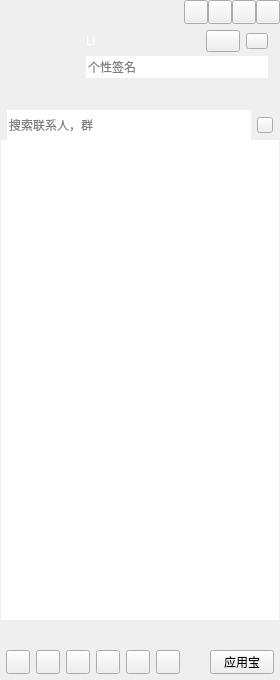
<?xml version="1.0" encoding="UTF-8"?>
<ui version="4.0">
 <class>CCMainWindowClass</class>
 <widget class="QWidget" name="CCMainWindowClass">
  <property name="geometry">
   <rect>
    <x>0</x>
    <y>0</y>
    <width>280</width>
    <height>680</height>
   </rect>
  </property>
  <property name="minimumSize">
   <size>
    <width>280</width>
    <height>680</height>
   </size>
  </property>
  <property name="maximumSize">
   <size>
    <width>16777215</width>
    <height>16777215</height>
   </size>
  </property>
  <property name="windowTitle">
   <string>CCMainWindow</string>
  </property>
  <layout class="QVBoxLayout" name="verticalLayout_6">
   <property name="spacing">
    <number>0</number>
   </property>
   <property name="leftMargin">
    <number>0</number>
   </property>
   <property name="topMargin">
    <number>0</number>
   </property>
   <property name="rightMargin">
    <number>0</number>
   </property>
   <property name="bottomMargin">
    <number>0</number>
   </property>
   <item>
    <layout class="QHBoxLayout" name="horizontalLayout_4"/>
   </item>
   <item>
    <widget class="QWidget" name="titleWidget" native="true">
     <property name="sizePolicy">
      <sizepolicy hsizetype="Expanding" vsizetype="Preferred">
       <horstretch>0</horstretch>
       <verstretch>0</verstretch>
      </sizepolicy>
     </property>
     <property name="titleSkin" stdset="0">
      <bool>true</bool>
     </property>
     <layout class="QVBoxLayout" name="verticalLayout_2">
      <property name="spacing">
       <number>0</number>
      </property>
      <property name="leftMargin">
       <number>0</number>
      </property>
      <property name="topMargin">
       <number>0</number>
      </property>
      <property name="rightMargin">
       <number>0</number>
      </property>
      <property name="bottomMargin">
       <number>0</number>
      </property>
      <item>
       <layout class="QHBoxLayout" name="horizontalLayout">
        <property name="spacing">
         <number>0</number>
        </property>
        <property name="leftMargin">
         <number>12</number>
        </property>
        <item>
         <widget class="QLabel" name="titleIcon">
          <property name="sizePolicy">
           <sizepolicy hsizetype="Fixed" vsizetype="Fixed">
            <horstretch>0</horstretch>
            <verstretch>0</verstretch>
           </sizepolicy>
          </property>
          <property name="minimumSize">
           <size>
            <width>42</width>
            <height>18</height>
           </size>
          </property>
          <property name="maximumSize">
           <size>
            <width>42</width>
            <height>19</height>
           </size>
          </property>
          <property name="text">
           <string/>
          </property>
         </widget>
        </item>
        <item>
         <spacer name="horizontalSpacer">
          <property name="orientation">
           <enum>Qt::Horizontal</enum>
          </property>
          <property name="sizeHint" stdset="0">
           <size>
            <width>40</width>
            <height>20</height>
           </size>
          </property>
         </spacer>
        </item>
        <item>
         <widget class="QPushButton" name="placehode1">
          <property name="sizePolicy">
           <sizepolicy hsizetype="Fixed" vsizetype="Fixed">
            <horstretch>0</horstretch>
            <verstretch>0</verstretch>
           </sizepolicy>
          </property>
          <property name="minimumSize">
           <size>
            <width>24</width>
            <height>24</height>
           </size>
          </property>
          <property name="maximumSize">
           <size>
            <width>24</width>
            <height>24</height>
           </size>
          </property>
          <property name="text">
           <string/>
          </property>
         </widget>
        </item>
        <item>
         <widget class="QPushButton" name="placehode2">
          <property name="enabled">
           <bool>true</bool>
          </property>
          <property name="sizePolicy">
           <sizepolicy hsizetype="Fixed" vsizetype="Fixed">
            <horstretch>0</horstretch>
            <verstretch>0</verstretch>
           </sizepolicy>
          </property>
          <property name="minimumSize">
           <size>
            <width>24</width>
            <height>24</height>
           </size>
          </property>
          <property name="maximumSize">
           <size>
            <width>24</width>
            <height>24</height>
           </size>
          </property>
          <property name="text">
           <string/>
          </property>
         </widget>
        </item>
        <item>
         <widget class="QPushButton" name="sysmin">
          <property name="sizePolicy">
           <sizepolicy hsizetype="Fixed" vsizetype="Fixed">
            <horstretch>0</horstretch>
            <verstretch>0</verstretch>
           </sizepolicy>
          </property>
          <property name="minimumSize">
           <size>
            <width>24</width>
            <height>24</height>
           </size>
          </property>
          <property name="maximumSize">
           <size>
            <width>24</width>
            <height>24</height>
           </size>
          </property>
          <property name="text">
           <string/>
          </property>
         </widget>
        </item>
        <item>
         <widget class="QPushButton" name="sysclose">
          <property name="sizePolicy">
           <sizepolicy hsizetype="Fixed" vsizetype="Fixed">
            <horstretch>0</horstretch>
            <verstretch>0</verstretch>
           </sizepolicy>
          </property>
          <property name="minimumSize">
           <size>
            <width>24</width>
            <height>24</height>
           </size>
          </property>
          <property name="maximumSize">
           <size>
            <width>24</width>
            <height>24</height>
           </size>
          </property>
          <property name="text">
           <string/>
          </property>
         </widget>
        </item>
       </layout>
      </item>
      <item>
       <layout class="QHBoxLayout" name="horizontalLayout_3">
        <property name="leftMargin">
         <number>12</number>
        </property>
        <property name="topMargin">
         <number>6</number>
        </property>
        <property name="rightMargin">
         <number>12</number>
        </property>
        <property name="bottomMargin">
         <number>6</number>
        </property>
        <item>
         <widget class="QLabel" name="headLabel">
          <property name="sizePolicy">
           <sizepolicy hsizetype="Fixed" vsizetype="Fixed">
            <horstretch>0</horstretch>
            <verstretch>0</verstretch>
           </sizepolicy>
          </property>
          <property name="minimumSize">
           <size>
            <width>68</width>
            <height>68</height>
           </size>
          </property>
          <property name="maximumSize">
           <size>
            <width>68</width>
            <height>68</height>
           </size>
          </property>
          <property name="text">
           <string/>
          </property>
         </widget>
        </item>
        <item>
         <layout class="QVBoxLayout" name="verticalLayout">
          <property name="spacing">
           <number>4</number>
          </property>
          <item>
           <layout class="QHBoxLayout" name="horizontalLayout_2">
            <item>
             <widget class="QLabel" name="nameLabel">
              <property name="sizePolicy">
               <sizepolicy hsizetype="Expanding" vsizetype="Fixed">
                <horstretch>0</horstretch>
                <verstretch>0</verstretch>
               </sizepolicy>
              </property>
              <property name="minimumSize">
               <size>
                <width>0</width>
                <height>22</height>
               </size>
              </property>
              <property name="maximumSize">
               <size>
                <width>16777215</width>
                <height>22</height>
               </size>
              </property>
              <property name="styleSheet">
               <string notr="true">color:rgb(255,255,255);
font:75 112pt &quot;微软雅黑&quot;；</string>
              </property>
              <property name="text">
               <string>Li</string>
              </property>
             </widget>
            </item>
            <item>
             <widget class="QPushButton" name="stausBtn">
              <property name="sizePolicy">
               <sizepolicy hsizetype="Fixed" vsizetype="Fixed">
                <horstretch>0</horstretch>
                <verstretch>0</verstretch>
               </sizepolicy>
              </property>
              <property name="minimumSize">
               <size>
                <width>34</width>
                <height>22</height>
               </size>
              </property>
              <property name="maximumSize">
               <size>
                <width>34</width>
                <height>22</height>
               </size>
              </property>
              <property name="text">
               <string/>
              </property>
              <property name="hasborder" stdset="0">
               <bool>true</bool>
              </property>
             </widget>
            </item>
            <item>
             <widget class="QPushButton" name="levelBtn">
              <property name="sizePolicy">
               <sizepolicy hsizetype="Fixed" vsizetype="Fixed">
                <horstretch>0</horstretch>
                <verstretch>0</verstretch>
               </sizepolicy>
              </property>
              <property name="minimumSize">
               <size>
                <width>22</width>
                <height>16</height>
               </size>
              </property>
              <property name="maximumSize">
               <size>
                <width>22</width>
                <height>16</height>
               </size>
              </property>
              <property name="text">
               <string/>
              </property>
              <property name="hasborder" stdset="0">
               <bool>true</bool>
              </property>
             </widget>
            </item>
           </layout>
          </item>
          <item>
           <widget class="QLineEdit" name="lineEdit">
            <property name="minimumSize">
             <size>
              <width>0</width>
              <height>22</height>
             </size>
            </property>
            <property name="maximumSize">
             <size>
              <width>16777215</width>
              <height>22</height>
             </size>
            </property>
            <property name="frame">
             <bool>false</bool>
            </property>
            <property name="placeholderText">
             <string>个性签名</string>
            </property>
            <property name="clearButtonEnabled">
             <bool>true</bool>
            </property>
           </widget>
          </item>
          <item>
           <widget class="QWidget" name="appWidget" native="true">
            <property name="sizePolicy">
             <sizepolicy hsizetype="Expanding" vsizetype="Fixed">
              <horstretch>0</horstretch>
              <verstretch>0</verstretch>
             </sizepolicy>
            </property>
            <property name="minimumSize">
             <size>
              <width>0</width>
              <height>22</height>
             </size>
            </property>
            <property name="maximumSize">
             <size>
              <width>16777215</width>
              <height>22</height>
             </size>
            </property>
           </widget>
          </item>
         </layout>
        </item>
       </layout>
      </item>
     </layout>
    </widget>
   </item>
   <item>
    <widget class="QWidget" name="widget" native="true">
     <property name="sizePolicy">
      <sizepolicy hsizetype="Expanding" vsizetype="Expanding">
       <horstretch>0</horstretch>
       <verstretch>0</verstretch>
      </sizepolicy>
     </property>
     <layout class="QVBoxLayout" name="verticalLayout_4">
      <property name="spacing">
       <number>0</number>
      </property>
      <property name="leftMargin">
       <number>1</number>
      </property>
      <property name="topMargin">
       <number>0</number>
      </property>
      <property name="rightMargin">
       <number>1</number>
      </property>
      <property name="bottomMargin">
       <number>0</number>
      </property>
      <item>
       <widget class="QWidget" name="searchWidget" native="true">
        <property name="sizePolicy">
         <sizepolicy hsizetype="Preferred" vsizetype="Fixed">
          <horstretch>0</horstretch>
          <verstretch>0</verstretch>
         </sizepolicy>
        </property>
        <property name="minimumSize">
         <size>
          <width>0</width>
          <height>30</height>
         </size>
        </property>
        <property name="maximumSize">
         <size>
          <width>16777215</width>
          <height>30</height>
         </size>
        </property>
        <layout class="QHBoxLayout" name="horizontalLayout_5">
         <property name="leftMargin">
          <number>6</number>
         </property>
         <property name="topMargin">
          <number>0</number>
         </property>
         <property name="rightMargin">
          <number>6</number>
         </property>
         <property name="bottomMargin">
          <number>0</number>
         </property>
         <item>
          <widget class="QLineEdit" name="searchLineEdit">
           <property name="minimumSize">
            <size>
             <width>0</width>
             <height>30</height>
            </size>
           </property>
           <property name="maximumSize">
            <size>
             <width>16777215</width>
             <height>30</height>
            </size>
           </property>
           <property name="frame">
            <bool>false</bool>
           </property>
           <property name="placeholderText">
            <string>搜索联系人，群</string>
           </property>
          </widget>
         </item>
         <item>
          <widget class="QPushButton" name="searchBtn">
           <property name="sizePolicy">
            <sizepolicy hsizetype="Fixed" vsizetype="Fixed">
             <horstretch>0</horstretch>
             <verstretch>0</verstretch>
            </sizepolicy>
           </property>
           <property name="minimumSize">
            <size>
             <width>16</width>
             <height>16</height>
            </size>
           </property>
           <property name="maximumSize">
            <size>
             <width>16</width>
             <height>16</height>
            </size>
           </property>
           <property name="text">
            <string/>
           </property>
          </widget>
         </item>
        </layout>
       </widget>
      </item>
      <item>
       <widget class="QScrollArea" name="scrollArea">
        <property name="frameShape">
         <enum>QFrame::NoFrame</enum>
        </property>
        <property name="widgetResizable">
         <bool>true</bool>
        </property>
        <widget class="QWidget" name="scrollAreaWidgetContents">
         <property name="geometry">
          <rect>
           <x>0</x>
           <y>0</y>
           <width>278</width>
           <height>472</height>
          </rect>
         </property>
         <layout class="QVBoxLayout" name="verticalLayout_3">
          <property name="spacing">
           <number>0</number>
          </property>
          <property name="leftMargin">
           <number>0</number>
          </property>
          <property name="topMargin">
           <number>0</number>
          </property>
          <property name="rightMargin">
           <number>0</number>
          </property>
          <property name="bottomMargin">
           <number>0</number>
          </property>
          <item>
           <widget class="QTreeWidget" name="treeWidget">
            <property name="frameShape">
             <enum>QFrame::NoFrame</enum>
            </property>
            <property name="verticalScrollBarPolicy">
             <enum>Qt::ScrollBarAlwaysOff</enum>
            </property>
            <property name="horizontalScrollBarPolicy">
             <enum>Qt::ScrollBarAlwaysOff</enum>
            </property>
            <property name="editTriggers">
             <set>QAbstractItemView::AllEditTriggers</set>
            </property>
            <property name="tabKeyNavigation">
             <bool>false</bool>
            </property>
            <property name="headerHidden">
             <bool>true</bool>
            </property>
            <property name="expandsOnDoubleClick">
             <bool>false</bool>
            </property>
            <attribute name="headerMinimumSectionSize">
             <number>29</number>
            </attribute>
            <column>
             <property name="text">
              <string notr="true">1</string>
             </property>
            </column>
           </widget>
          </item>
         </layout>
        </widget>
       </widget>
      </item>
     </layout>
    </widget>
   </item>
   <item>
    <widget class="QWidget" name="buttomWidget" native="true">
     <property name="sizePolicy">
      <sizepolicy hsizetype="Expanding" vsizetype="Preferred">
       <horstretch>0</horstretch>
       <verstretch>0</verstretch>
      </sizepolicy>
     </property>
     <property name="minimumSize">
      <size>
       <width>0</width>
       <height>60</height>
      </size>
     </property>
     <property name="maximumSize">
      <size>
       <width>16777215</width>
       <height>60</height>
      </size>
     </property>
     <property name="bottomSkin" stdset="0">
      <bool>true</bool>
     </property>
     <layout class="QVBoxLayout" name="verticalLayout_5" stretch="1,1">
      <property name="leftMargin">
       <number>6</number>
      </property>
      <property name="topMargin">
       <number>6</number>
      </property>
      <property name="rightMargin">
       <number>6</number>
      </property>
      <property name="bottomMargin">
       <number>6</number>
      </property>
      <item>
       <layout class="QHBoxLayout" name="bottomLayout_up">
        <property name="spacing">
         <number>6</number>
        </property>
       </layout>
      </item>
      <item>
       <layout class="QHBoxLayout" name="horizontalLayout_6">
        <item>
         <widget class="QPushButton" name="buttomBtn_1">
          <property name="sizePolicy">
           <sizepolicy hsizetype="Fixed" vsizetype="Fixed">
            <horstretch>0</horstretch>
            <verstretch>0</verstretch>
           </sizepolicy>
          </property>
          <property name="minimumSize">
           <size>
            <width>24</width>
            <height>24</height>
           </size>
          </property>
          <property name="maximumSize">
           <size>
            <width>24</width>
            <height>24</height>
           </size>
          </property>
          <property name="text">
           <string/>
          </property>
         </widget>
        </item>
        <item>
         <widget class="QPushButton" name="buttomBtn_2">
          <property name="sizePolicy">
           <sizepolicy hsizetype="Fixed" vsizetype="Fixed">
            <horstretch>0</horstretch>
            <verstretch>0</verstretch>
           </sizepolicy>
          </property>
          <property name="minimumSize">
           <size>
            <width>24</width>
            <height>24</height>
           </size>
          </property>
          <property name="maximumSize">
           <size>
            <width>24</width>
            <height>24</height>
           </size>
          </property>
          <property name="text">
           <string/>
          </property>
         </widget>
        </item>
        <item>
         <widget class="QPushButton" name="buttomBtn_3">
          <property name="sizePolicy">
           <sizepolicy hsizetype="Fixed" vsizetype="Fixed">
            <horstretch>0</horstretch>
            <verstretch>0</verstretch>
           </sizepolicy>
          </property>
          <property name="minimumSize">
           <size>
            <width>24</width>
            <height>24</height>
           </size>
          </property>
          <property name="maximumSize">
           <size>
            <width>24</width>
            <height>24</height>
           </size>
          </property>
          <property name="text">
           <string/>
          </property>
         </widget>
        </item>
        <item>
         <widget class="QPushButton" name="buttomBtn_4">
          <property name="sizePolicy">
           <sizepolicy hsizetype="Fixed" vsizetype="Fixed">
            <horstretch>0</horstretch>
            <verstretch>0</verstretch>
           </sizepolicy>
          </property>
          <property name="minimumSize">
           <size>
            <width>24</width>
            <height>24</height>
           </size>
          </property>
          <property name="maximumSize">
           <size>
            <width>24</width>
            <height>24</height>
           </size>
          </property>
          <property name="text">
           <string/>
          </property>
         </widget>
        </item>
        <item>
         <widget class="QPushButton" name="buttomBtn_5">
          <property name="sizePolicy">
           <sizepolicy hsizetype="Fixed" vsizetype="Fixed">
            <horstretch>0</horstretch>
            <verstretch>0</verstretch>
           </sizepolicy>
          </property>
          <property name="minimumSize">
           <size>
            <width>24</width>
            <height>24</height>
           </size>
          </property>
          <property name="maximumSize">
           <size>
            <width>24</width>
            <height>24</height>
           </size>
          </property>
          <property name="text">
           <string/>
          </property>
         </widget>
        </item>
        <item>
         <widget class="QPushButton" name="buttomBtn_6">
          <property name="sizePolicy">
           <sizepolicy hsizetype="Fixed" vsizetype="Fixed">
            <horstretch>0</horstretch>
            <verstretch>0</verstretch>
           </sizepolicy>
          </property>
          <property name="minimumSize">
           <size>
            <width>24</width>
            <height>24</height>
           </size>
          </property>
          <property name="maximumSize">
           <size>
            <width>24</width>
            <height>24</height>
           </size>
          </property>
          <property name="text">
           <string/>
          </property>
         </widget>
        </item>
        <item>
         <spacer name="horizontalSpacer_2">
          <property name="orientation">
           <enum>Qt::Horizontal</enum>
          </property>
          <property name="sizeHint" stdset="0">
           <size>
            <width>40</width>
            <height>20</height>
           </size>
          </property>
         </spacer>
        </item>
        <item>
         <widget class="QPushButton" name="buttomBtn_7">
          <property name="sizePolicy">
           <sizepolicy hsizetype="Fixed" vsizetype="Fixed">
            <horstretch>0</horstretch>
            <verstretch>0</verstretch>
           </sizepolicy>
          </property>
          <property name="minimumSize">
           <size>
            <width>24</width>
            <height>24</height>
           </size>
          </property>
          <property name="maximumSize">
           <size>
            <width>86</width>
            <height>24</height>
           </size>
          </property>
          <property name="text">
           <string>应用宝</string>
          </property>
         </widget>
        </item>
       </layout>
      </item>
     </layout>
    </widget>
   </item>
  </layout>
 </widget>
 <layoutdefault spacing="6" margin="11"/>
 <resources>
  <include location="CCMainWindow.qrc"/>
 </resources>
 <connections/>
</ui>
